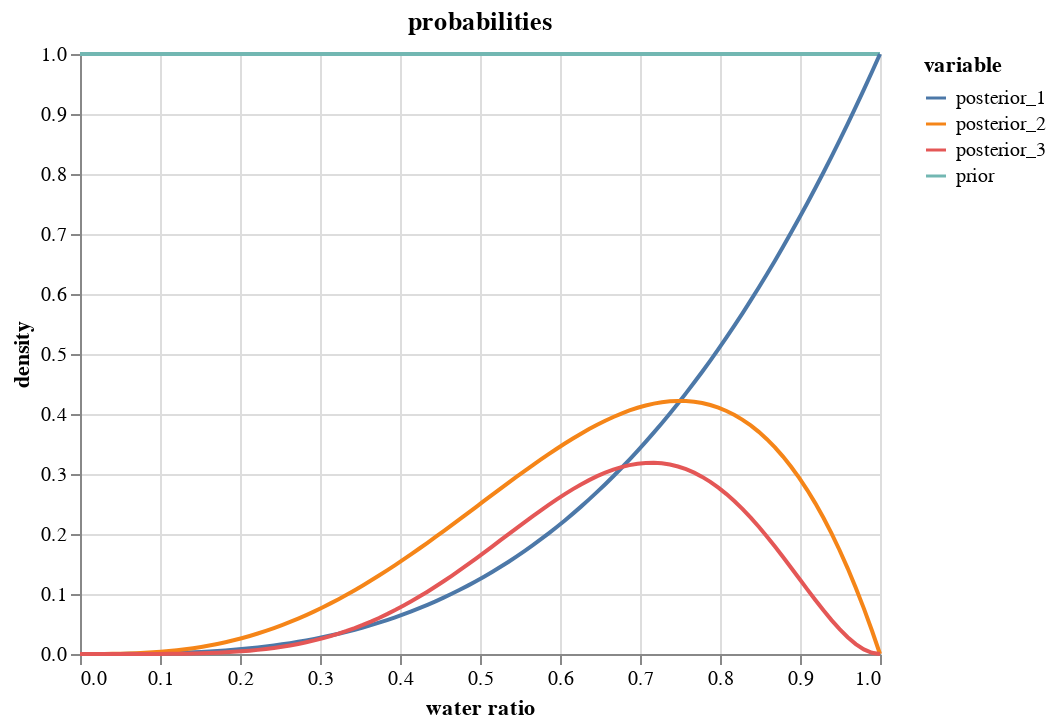

Source (notebook cell):
### Code cell
# convert wide df to tall, keep `p_grid` column
df = df.melt("p_grid", value_name="density")

alt.Chart(df, title="probabilities").mark_line().encode(
    alt.X("p_grid", title="water ratio"),
    y="density",
    color="variable",
)

### Figure 1 — Vega-Lite specification as saved in the notebook (floating-point values rounded to 4 significant figures; data arrays with more than 128 entries replaced by an {"elided": "..."} marker saying what was removed)
{"config": {"view": {"continuousWidth": 400, "continuousHeight": 300}}, "data": {"name": "data-4a50d03dde7cb140944a023f27ef132c"}, "mark": "line", "encoding": {"color": {"field": "variable", "type": "nominal"}, "x": {"field": "p_grid", "title": "water ratio", "type": "quantitative"}, "y": {"field": "density", "type": "quantitative"}}, "title": "probabilities", "$schema": "https://vega.github.io/schema/vega-lite/v4.17.0.json", "datasets": {"data-4a50d03dde7cb140944a023f27ef132c": {"elided": "400 records"}}}
